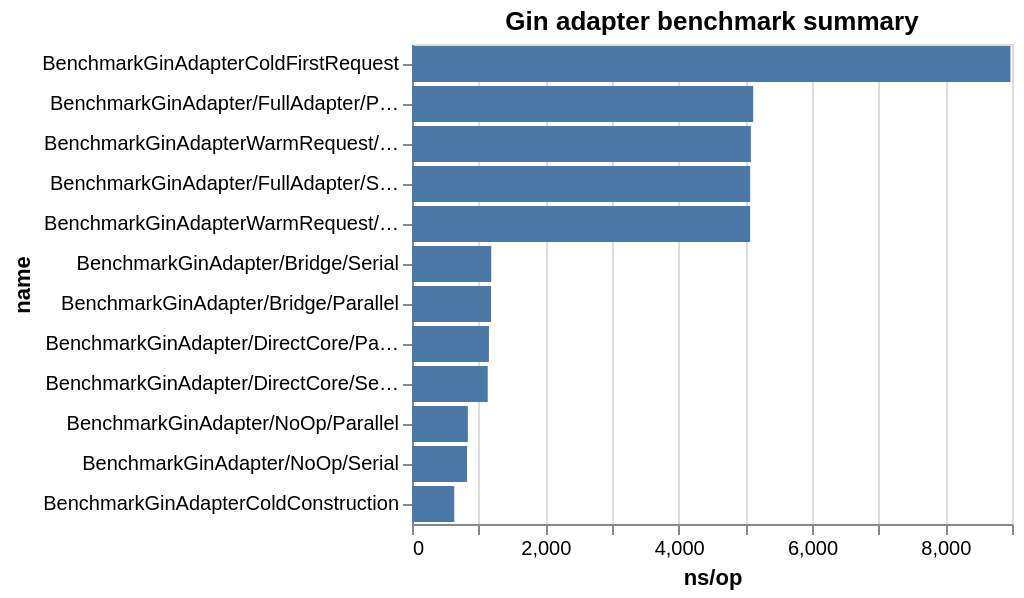

Vega-Lite specification stored for this chart:
### Vega-Lite specification from a JSON file in a GitHub repository (floating-point values rounded to 4 significant figures)
{"$schema": "https://vega.github.io/schema/vega-lite/v5.json", "title": "Gin adapter benchmark summary", "description": "Median CPU 1 serial latency for Gin adapter fixtures; lower latency is better.", "data": {"values": [{"name": "BenchmarkGinAdapter/NoOp/Serial", "ns_per_op": 825.6}, {"name": "BenchmarkGinAdapter/NoOp/Parallel", "ns_per_op": 837.7}, {"name": "BenchmarkGinAdapter/DirectCore/Serial", "ns_per_op": 1136}, {"name": "BenchmarkGinAdapter/DirectCore/Parallel", "ns_per_op": 1154}, {"name": "BenchmarkGinAdapter/Bridge/Serial", "ns_per_op": 1188}, {"name": "BenchmarkGinAdapter/Bridge/Parallel", "ns_per_op": 1186}, {"name": "BenchmarkGinAdapter/FullAdapter/Serial", "ns_per_op": 5073}, {"name": "BenchmarkGinAdapter/FullAdapter/Parallel", "ns_per_op": 5118}, {"name": "BenchmarkGinAdapterColdConstruction", "ns_per_op": 634.2}, {"name": "BenchmarkGinAdapterColdFirstRequest", "ns_per_op": 8976}, {"name": "BenchmarkGinAdapterWarmRequest/Serial", "ns_per_op": 5072}, {"name": "BenchmarkGinAdapterWarmRequest/Parallel", "ns_per_op": 5083}]}, "mark": "bar", "encoding": {"y": {"field": "name", "type": "nominal", "sort": "-x"}, "x": {"field": "ns_per_op", "type": "quantitative", "title": "ns/op"}}, "usermeta": {"metadata": {"benchmark_count": "5", "capture_eligibility": "eligible", "command": "go test -timeout=10m -run \\^\\$ -bench \\^BenchmarkGinAdapter -benchmem -count=5 -cpu=1\\,2\\,4 ./web/gin", "cpu": "1,2,4", "dirty_tree": "false", "fixture_identity": "gin-v1.12.0-parser-only-local", "gin_version": "v1.12.0", "git_sha": "91a41d9632f9f60fda4d28c9a40780d88d28cc4e", "go_version": "go version go1.26.6 darwin/arm64", "goarch": "arm64", "goos": "darwin", "logical_cpus": "10", "max_output_bytes": "10485760", "no_regression": "N/A", "timestamp_utc": "2026-08-16T00:00:44Z"}, "metricDirection": "lower is better", "bridgeOverhead": 0.04577, "fullOverhead": 5.145}}
